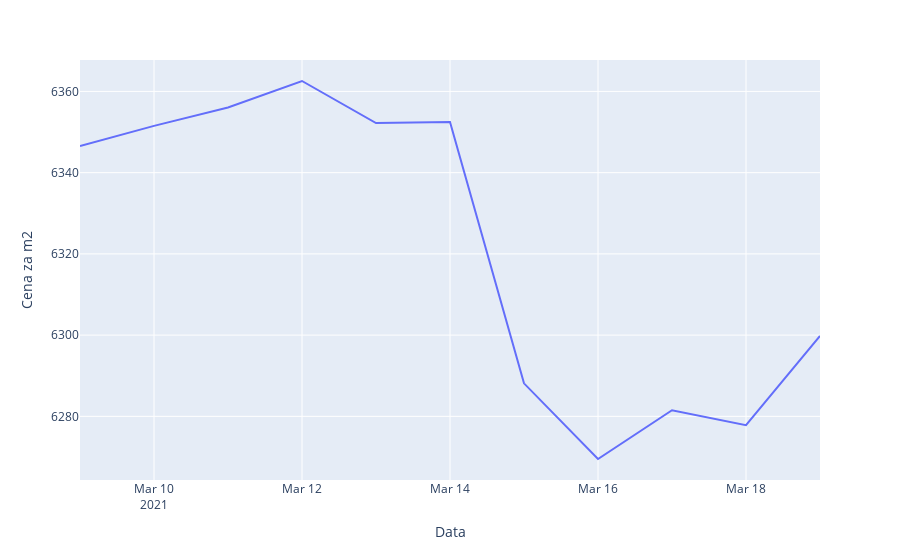

Here is the notebook cell this chart was saved with:
### Code cell
from data import calc_avg_price_per_meter_per_day

avg_price_per_meter_per_day = calc_avg_price_per_meter_per_day(data)
fig = go.Figure(data=px.line(avg_price_per_meter_per_day, x="Data", y="Cena za m2"))
fig.show()

### Figure 1 — Plotly figure (JSON) as saved in the notebook; plotly's stock layout.template omitted (floating-point values rounded to 4 significant figures)
{"data": [{"hovertemplate": "Data=%{x}<br>Cena za m2=%{y}<extra></extra>", "legendgroup": "", "line": {"color": "#636efa", "dash": "solid"}, "mode": "lines", "name": "", "orientation": "v", "showlegend": false, "type": "scatter", "x": ["2021-03-09", "2021-03-10", "2021-03-11", "2021-03-12", "2021-03-13", "2021-03-14", "2021-03-15", "2021-03-16", "2021-03-17", "2021-03-18", "2021-03-19"], "xaxis": "x", "y": [6347.0, 6352.0, 6356.0, 6363.0, 6352.0, 6352.0, 6288.0, 6270.0, 6282.0, 6278.0, 6300.0], "yaxis": "y"}], "layout": {"legend": {"tracegroupgap": 0}, "margin": {"t": 60}, "xaxis": {"anchor": "y", "domain": [0, 1], "title": {"text": "Data"}}, "yaxis": {"anchor": "x", "domain": [0, 1], "title": {"text": "Cena za m2"}}}}
